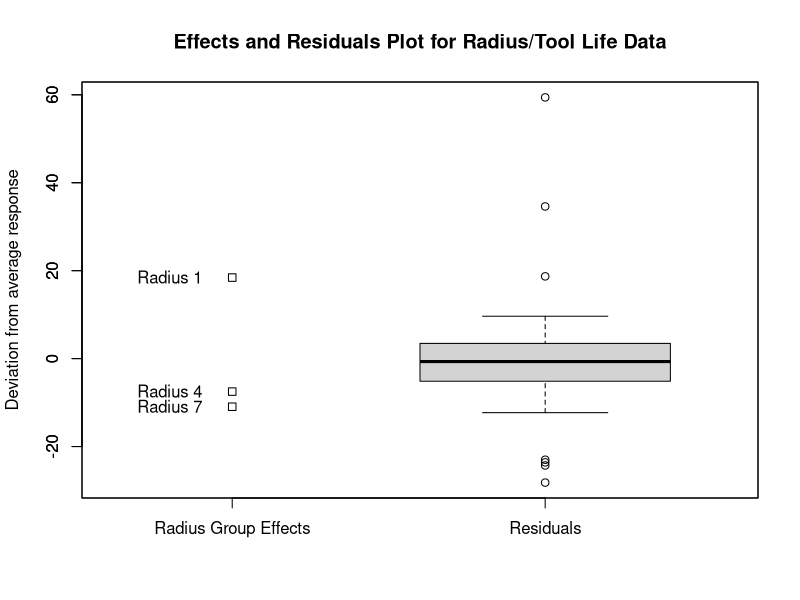
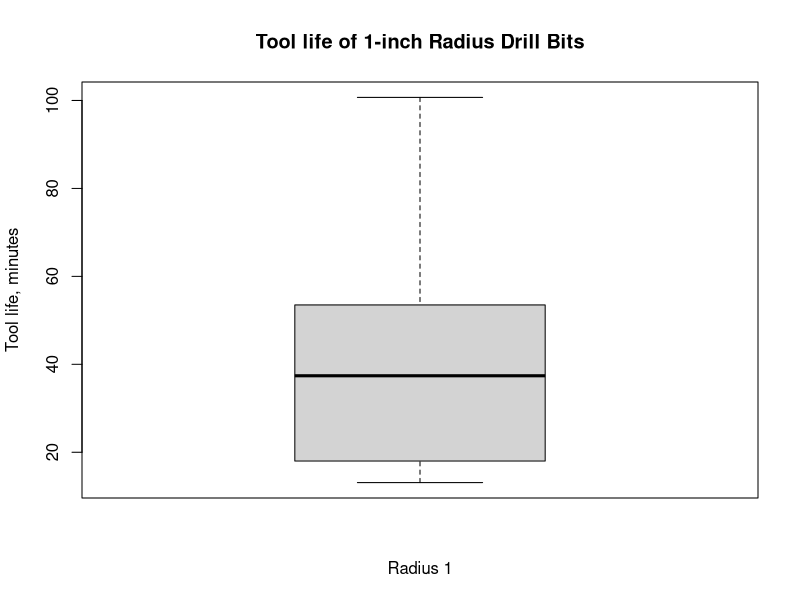
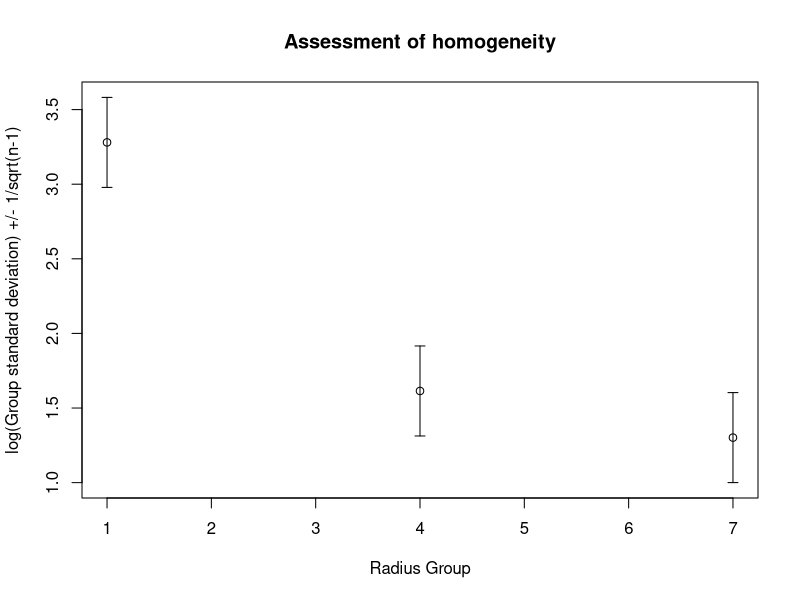

Write R code to recreate these figures, in order.
rad1 = c(100.7,39.5,35.3,18.3,60.0,42.0,17.7,17.0,75.9,47.0,29.0,13.1)
rad4 = c(25.0,15.1,17.0,10.0,17.5,16.6,12.5,8.0,20.5,19.3,13.8,9.0)
rad7 = c(14.9,11.0,7.0,9.5,18.0,14.0,9.0,8.0,17.0,14.5,11.5,8.6)

total = c(rad1,rad4,rad7)

meantot = mean(total)
mean1 = mean(rad1)
mean4 = mean(rad4)
mean7 = mean(rad7)

res1 = rad1 - mean1
res4 = rad4 - mean4
res7 = rad7 - mean7

ge1 = mean1-meantot
ge4 = mean4-meantot
ge7 = mean7-meantot

restot = c(res1,res4,res7)
reslim=range(restot)

s1=sd(rad1)
s4=sd(rad4)
s7=sd(rad7)
sds = log(c(s1,s4,s7))
sds_i=c(1,4,7)
#a) group effect = group mean - overall mean
#   group effect for group 1 = 41.29167 - 22.85556 = 18.43611
#   residual for datapoint (1,1) = 100.7 - 41.29167 = 59.40833
#   decomposition: 100.7 = 18.43611 + 59.40833 + 22.85556

stripchart(c(ge1,ge4,ge7), 
           vertical = TRUE, 
           xlim=c(0.8,1.8),
           ylim=reslim,
           main="Effects and Residuals Plot for Radius/Tool Life Data",
           ylab="Deviation from average response")
text(0.9, c(ge1,ge4,ge7), labels=c("Radius 1", "Radius 4", "Radius 7"))
boxplot(restot,add=TRUE,at = 1.5)
axis(1, at=c(1,1.5), labels=c("Radius Group Effects", "Residuals"), tick=TRUE)
boxplot(rad1, xlab="Radius 1", ylab="Tool life, minutes", main="Tool life of 1-inch Radius Drill Bits")
plot(sds_i,sds, ylim=range(c(sds-0.30151, sds+0.30151)), main="Assessment of homogeneity", xlab="Radius Group", ylab="log(Group standard deviation) +/- 1/sqrt(n-1)")
arrows(sds_i, sds-0.30151, sds_i, sds+0.30151, length=0.05, angle=90, code=3)
